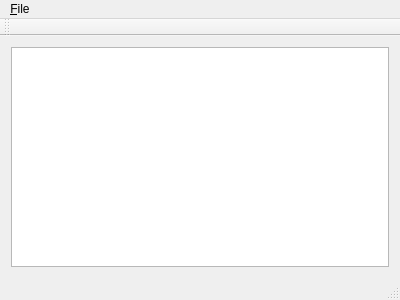
<?xml version="1.0" encoding="UTF-8"?>
<ui version="4.0">
 <class>MainWindow</class>
 <widget class="QMainWindow" name="MainWindow">
  <property name="geometry">
   <rect>
    <x>0</x>
    <y>0</y>
    <width>400</width>
    <height>300</height>
   </rect>
  </property>
  <property name="windowTitle">
   <string>MainWindow</string>
  </property>
  <widget class="QWidget" name="centralWidget">
   <layout class="QVBoxLayout" name="verticalLayout">
    <item>
     <widget class="QGraphicsView" name="graphicsView"/>
    </item>
   </layout>
  </widget>
  <widget class="QMenuBar" name="menuBar">
   <property name="geometry">
    <rect>
     <x>0</x>
     <y>0</y>
     <width>400</width>
     <height>22</height>
    </rect>
   </property>
   <widget class="QMenu" name="menu_File">
    <property name="title">
     <string>&amp;File</string>
    </property>
    <addaction name="action_Open"/>
   </widget>
   <addaction name="menu_File"/>
  </widget>
  <widget class="QToolBar" name="mainToolBar">
   <attribute name="toolBarArea">
    <enum>TopToolBarArea</enum>
   </attribute>
   <attribute name="toolBarBreak">
    <bool>false</bool>
   </attribute>
  </widget>
  <widget class="QStatusBar" name="statusBar"/>
  <action name="action_Open">
   <property name="text">
    <string>&amp;Open...</string>
   </property>
  </action>
 </widget>
 <layoutdefault spacing="6" margin="11"/>
 <resources/>
 <connections>
  <connection>
   <sender>action_Open</sender>
   <signal>triggered()</signal>
   <receiver>MainWindow</receiver>
   <slot>openFile()</slot>
   <hints>
    <hint type="sourcelabel">
     <x>-1</x>
     <y>-1</y>
    </hint>
    <hint type="destinationlabel">
     <x>199</x>
     <y>149</y>
    </hint>
   </hints>
  </connection>
 </connections>
 <slots>
  <slot>openFile()</slot>
 </slots>
</ui>
